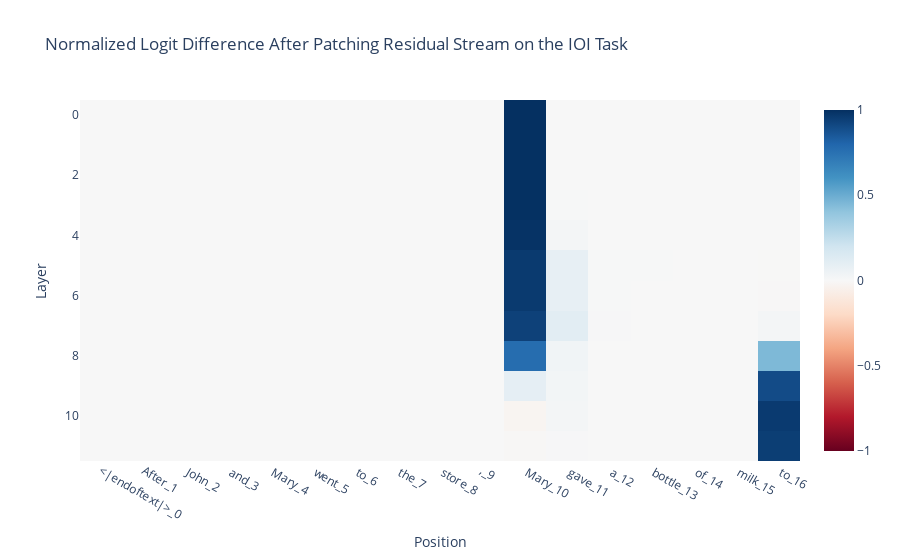

Notebook code cell kept with this figure:
### Markdown cell above
def imshow(tensor, renderer=None, xaxis="", yaxis="", **kwargs):
    px.imshow(utils.to_numpy(tensor), color_continuous_midpoint=0.0, color_continuous_scale="RdBu", labels={"x":xaxis, "y":yaxis}, **kwargs).show(renderer)
    plt.show()

def line(tensor, renderer=None, xaxis="", yaxis="", **kwargs):
    px.line(utils.to_numpy(tensor), labels={"x":xaxis, "y":yaxis}, **kwargs).show(renderer)

def scatter(x, y, xaxis="", yaxis="", caxis="", renderer=None, **kwargs):
    x = utils.to_numpy(x)
    y = utils.to_numpy(y)
    px.scatter(y=y, x=x, labels={"x":xaxis, "y":yaxis, "color":caxis}, **kwargs).show(renderer)We can now visualize the results, and see that this computation is extremely localised within the model. Initially, the second subject (Mary) token is all that matters (naturally, as it's the only different token), and all relevant information remains here until heads in layer 7 and 8 move this to the final token where it's used to predict the indirect object.
(Note - the heads are in layer 7 and 8, not 8 and 9, because we patched in the residual stream at the *start* of each layer)

### Code cell
# %matplotlib inline
# Add the index to the end of the label, because plotly doesn't like duplicate labels
token_labels = [f"{token}_{index}" for index, token in enumerate(model.to_str_tokens(clean_tokens))]
imshow(ioi_patching_result, x=token_labels, xaxis="Position", yaxis="Layer", title="Normalized Logit Difference After Patching Residual Stream on the IOI Task")

### Figure 1 — Plotly figure (JSON) as saved in the notebook; plotly's stock layout.template omitted (floating-point values rounded to 4 significant figures; data arrays with more than 128 entries replaced by an {"elided": "..."} marker saying what was removed)
{"data": [{"coloraxis": "coloraxis", "hovertemplate": "Position: %{x}<br>Layer: %{y}<br>color: %{z}<extra></extra>", "name": "0", "type": "heatmap", "x": ["<|endoftext|>_0", "After_1", " John_2", " and_3", " Mary_4", " went_5", " to_6", " the_7", " store_8", ",_9", " Mary_10", " gave_11", " a_12", " bottle_13", " of_14", " milk_15", " to_16"], "xaxis": "x", "yaxis": "y", "z": {"elided": "12x17 float values"}}], "layout": {"autosize": true, "coloraxis": {"cmid": 0, "colorscale": [[0, "rgb(103,0,31)"], [0.1, "rgb(178,24,43)"], [0.2, "rgb(214,96,77)"], [0.3, "rgb(244,165,130)"], [0.4, "rgb(253,219,199)"], [0.5, "rgb(247,247,247)"], [0.6, "rgb(209,229,240)"], [0.7, "rgb(146,197,222)"], [0.8, "rgb(67,147,195)"], [0.9, "rgb(33,102,172)"], [1, "rgb(5,48,97)"]]}, "title": {"text": "Normalized Logit Difference After Patching Residual Stream on the IOI Task"}, "xaxis": {"anchor": "y", "autorange": true, "constrain": "domain", "domain": [0, 1], "range": [-0.5, 16.5], "scaleanchor": "y", "title": {"text": "Position"}, "type": "category"}, "yaxis": {"anchor": "x", "autorange": true, "constrain": "domain", "domain": [0, 1], "range": [11.5, -0.5], "title": {"text": "Layer"}}}}
